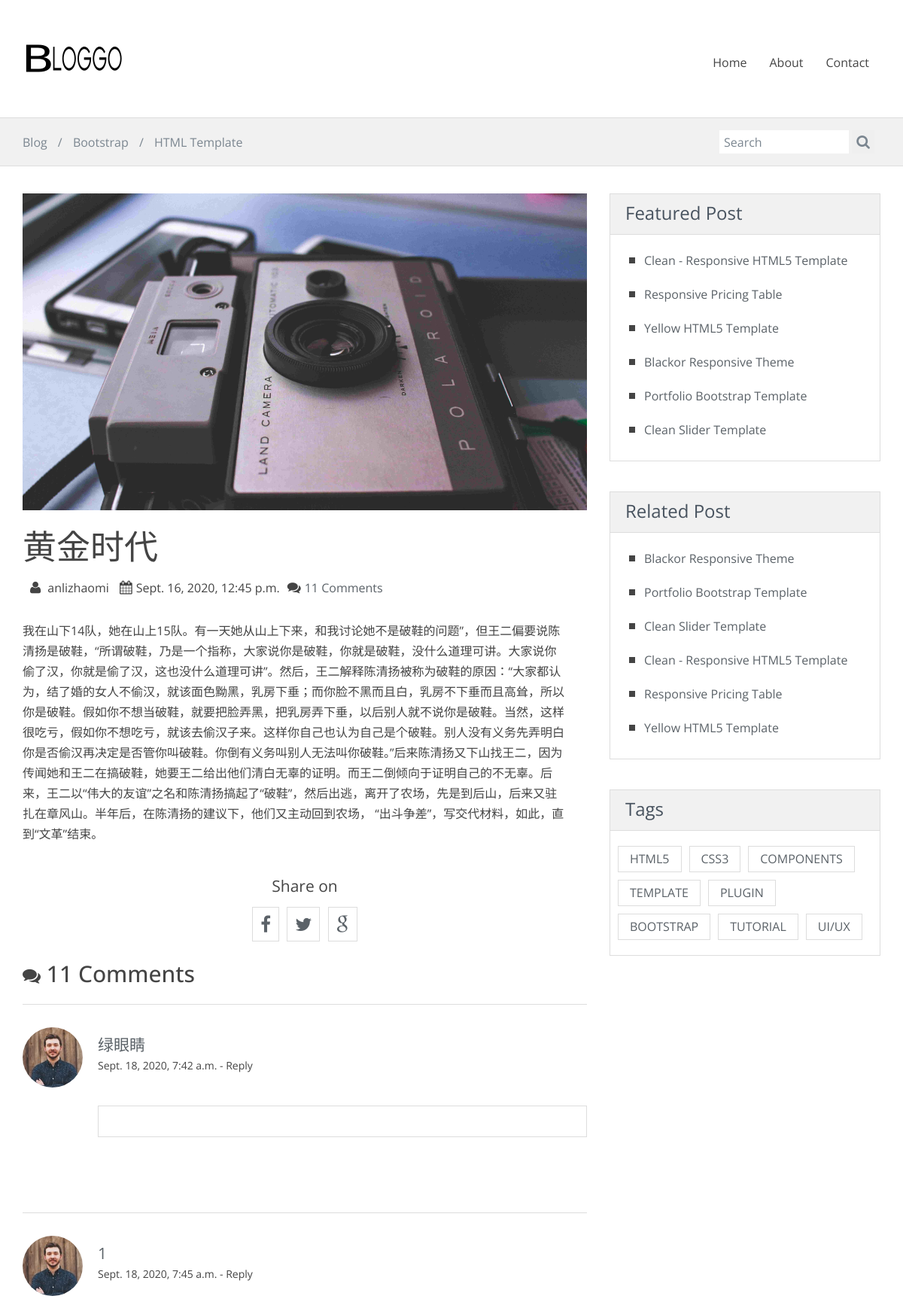
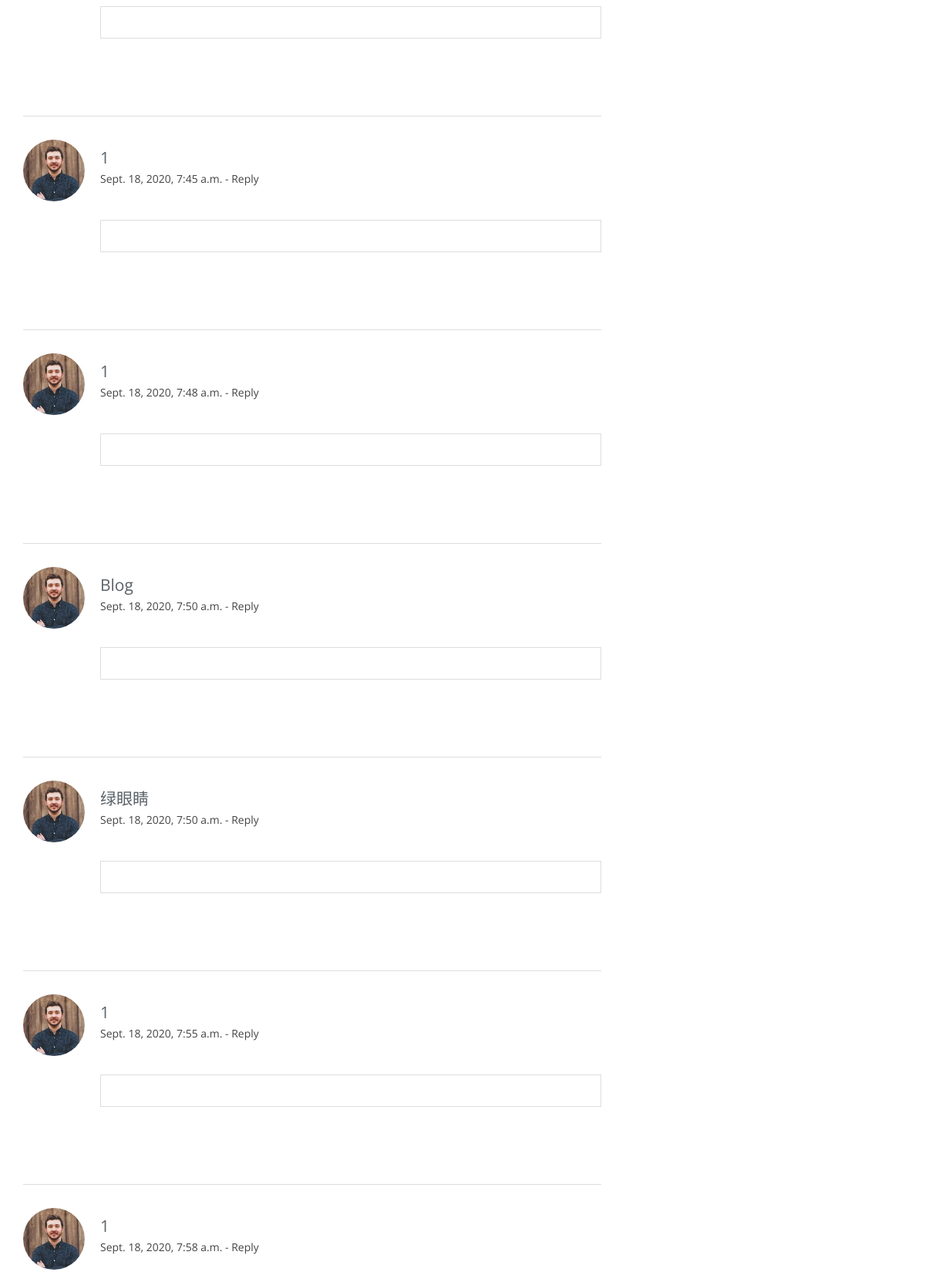
The page /1 (upper part) on the database its author committed (2 pictures, top to bottom).
### BLOGS/models.py (models this page shows)
class Blog(models.Model):
    title = models.CharField(max_length=200)
    text = models.CharField(max_length=99999)
    updated_time = models.DateTimeField(auto_now=True)
    created_time = models.DateTimeField(auto_now_add=True)
    created_by = models.ForeignKey(User, related_name='blog', on_delete=models.CASCADE)

class Comment(models.Model):
    text = models.CharField(max_length=200)
    blog = models.ForeignKey(Blog, related_name='comment', on_delete=models.CASCADE)
    created_time = models.DateTimeField(auto_now_add=True)
    name = models.CharField(max_length=100)

### BLOGS/views.py (the view)
# urls.py: path('<int:pk>', views.detail, name ='detail'),
def detail(request, pk):
    try:
        blog = Blog.objects.get(pk=pk)
        comments = Comment.objects.filter(blog=pk)
    except Blog.DoesNotExist:
        raise Http404('Blog does not exist')
    return render(request, 'single.html', {'blog':blog, 'comments':comments})

### templates/single.html (shortened to what this page needs)
<!DOCTYPE html>
{% load static %}
<html lang="en">
<head>
    <link rel="stylesheet" href="{% static 'css/bootstrap.min.css' %}">
    <link rel="stylesheet" href="{% static 'css/font-awesome/css/font-awesome.min.css' %}">
   <link rel="stylesheet" href="{% static 'css/style.css' %}" id="theme-styles">
</head>
<body>
    <header>
        <div class="widewrapper masthead">
            <div class="container">
                <a href="{% url 'index' %}" id="logo">
                    <img src="{% static 'img/logo.png' %}" alt="clean Blog">
                </a>
                <nav class="pull-right clean-nav">
                    <div class="collapse navbar-collapse">
                        <ul class="nav nav-pills navbar-nav">
                             <li>
                                <a href="{% url 'index' %}">Home</a>
                            </li>
                            <li>
                                <a href="{% url 'about' %}">About</a>
                            </li>
                            <li>
                                <a href="{% url 'contact' %}">Contact</a>
                            </li>
                        </ul>
                    </div>
                </nav>
            </div>
        </div>
        <div class="widewrapper subheader">
            <div class="container">
                <div class="clean-breadcrumb">
                    <a href="{% url 'index' %}">Blog</a>
                    <span class="separator">&#x2F;</span>
                    <a href="#">Bootstrap</a>
                    <span class="separator">&#x2F;</span>
                    <a href="#">HTML Template</a>
                </div>
                <div class="clean-searchbox">
                    <form action="#" method="get" accept-charset="utf-8">
                        <input class="searchfield" id="searchbox" type="text" placeholder="Search">
                         <button class="searchbutton" type="submit">
                            <i class="fa fa-search"></i>
                        </button>
                    </form>
                </div>
            </div>
        </div>
    </header>
    <div class="widewrapper main">
        <div class="container">
            <div class="row">
                <div class="col-md-8 blog-main">
                    {% if blog %}
                    <article class="blog-post">
                        <header>
                            <div class="lead-image">
                                <img src="img/single-post.jpg" alt="" class="img-responsive">
                            </div>
                        </header>
                        <div class="body">
                            <h1>{{blog.title}}</h1>
                            <div class="meta">
                                <i class="fa fa-user"></i> {{ blog.created_by }} <i class="fa fa-calendar"></i>{{ blog.created_time }}<i class="fa fa-comments"></i><span class="data"><a href="#comments">{{comments.count}} Comments</a></span>
                            </div>
                            <p>{{ blog.text }}</p>
                        </div>
                    </article>
                    {% endif %}
                    <aside class="social-icons clearfix">
                        <h3>Share on </h3>
                        <a href="#"><i class="fa fa-facebook"></i></a> <a href="#"><i class="fa fa-twitter"></i></a> <a href="#"><i class="fa fa-google"></i></a>
                    </aside>
                    <h2><i class="fa fa-comments"></i> {{comments.count}} Comments</h2>
                    {% for comment in comments %}
                        <aside class="comments" id="comments">
                        <hr>
                        <article class="comment">
                            <header class="clearfix">
                                <img src="img/avatar.png" alt="A Smart Guy" class="avatar">
                                <div class="meta">
                                    <h3><a href="#">{{ comment.name }}</a></h3>
                                    <span class="date">
                                        {{comment.created_time}}
                                    </span>
                                    <span class="separator">
                                        -
                                    </span>
                                    <a href="#create-comment" class="reply-link">Reply</a>
                                </div>
                            </header>
                             <div class="body">
                            </div>
                        </article>
                    </aside>
                    {% endfor %}
                </div>
                <aside class="col-md-4 blog-aside">
                    <div class="aside-widget">
                        <header>
                            <h3>Featured Post</h3>
                        </header>
                        <div class="body">
                            <ul class="clean-list">
                                <li><a href="">Clean - Responsive HTML5 Template</a></li>
                                <li><a href="">Responsive Pricing Table</a></li>
                                <li><a href="">Yellow HTML5 Template</a></li>
                                <li><a href="">Blackor Responsive Theme</a></li>
                                <li><a href="">Portfolio Bootstrap Template</a></li>
                                <li><a href="">Clean Slider Template</a></li>
                            </ul>
                        </div>
                    </div>
                    <div class="aside-widget">
                        <header>
                            <h3>Related Post</h3>
                        </header>
                        <div class="body">
                            <ul class="clean-list">
                                <li><a href="">Blackor Responsive Theme</a></li>
                                <li><a href="">Portfolio Bootstrap Template</a></li>
                                <li><a href="">Clean Slider Template</a></li>
                                <li><a href="">Clean - Responsive HTML5 Template</a></li>
                                <li><a href="">Responsive Pricing Table</a></li>
                                <li><a href="">Yellow HTML5 Template</a></li>
                            </ul>
                        </div>
                    </div>
                    <div class="aside-widget">
                        <header>
                            <h3>Tags</h3>
                        </header>
                        <div class="body clearfix">
                            <ul class="tags">
                                <li><a href="#">HTML5</a></li>
                                <li><a href="#">CSS3</a></li>
                                <li><a href="#">COMPONENTS</a></li>
                                <li><a href="#">TEMPLATE</a></li>
                                <li><a href="#">PLUGIN</a></li>
                                <li><a href="#">BOOTSTRAP</a></li>
                                <li><a href="#">TUTORIAL</a></li>
                                <li><a href="#">UI/UX</a></li>
                            </ul>
                        </div>
                    </div>
                </aside>
            </div>
        </div>
    </div>
</body>
</html>

### static/css/style.css (style rules this page uses)
body { font-size: 16px; line-height: 27px; font-family: 'Open Sans', sans-serif; color: #444; background-color: #fff; }
a { color: #5b6268; }
h1 { font-size: 45px; line-height: 60px; font-weight: normal; font-family: 'PT Serif', serif; }
h2 { font-size: 30px; line-height: 40px; font-family: 'Open Sans', sans-serif; }
h3 { font-size: 21px; line-height: 30px; font-weight: normal; font-family: 'Open Sans', sans-serif; }
hr { border-top-color: #ced5db; }
.fa { font-size: 24px; }
.masthead { padding-top: 55px; padding-bottom: 55px; }
.masthead #logo { float: left; display: block; }
.widewrapper { background-color: #fff; }
.widewrapper.masthead { background-color: #fff; color: #f8f8f9; border-bottom: #aaa; }
.widewrapper.subheader { background-color: #f1f1f1; color: #444; font-size: 16px; min-height: 63px; border-top: 1px solid #ddd; border-bottom: 1px solid #ddd; }
.clean-nav .nav-pills { margin-top: 10px; margin-bottom: 0; font-size: 16px; }
.clean-nav .nav-pills > li { margin-left: 10px; }
.clean-nav .nav-pills > li > a { color: #444; padding: 11px 0 11px 20px; line-height: 14px; }
.clean-nav .navbar-collapse { box-shadow: none; }
.clean-breadcrumb { color: #7b8690; float: left; margin-top: 19px; }
.clean-breadcrumb a { color: #7b8690; }
.clean-breadcrumb .separator { margin: 0 10px 0 10px; }
.clean-searchbox { float: right; display: inline-block; min-width: 210px; margin-bottom: 16px; margin-top: 16px; }
.clean-searchbox form { margin: 0; }
.clean-searchbox .fa { color: #7b8690; font-size: 19px; }
.clean-searchbox .searchbutton, .clean-searchbox .searchfield { color: #7b8690; }
.clean-searchbox .searchbutton { display: inline-block; border: none; line-height: 20px; height: 31px; vertical-align: middle; }
.clean-searchbox .searchfield { border: none; height: 22px; line-height: 22px; -webkit-box-sizing: content-box; -moz-box-sizing: content-box; box-sizing: content-box; padding: 5px 6px 4px 6px; vertical-align: middle; display: inline-block; margin-bottom: 0; width: 160px; font-size: 16px; margin-left: -4px; outline: none; }
.clean-list { list-style: none; }
.clean-list li { line-height: 23px; margin-bottom: 14px; }
.clean-list li:before { content: ""; background-color: #444; border-style: solid; border-width: 4px 4px; display: block; width: 8px; left: -20px; top: 15px; position: relative; }
.blog-main, .blog-aside { position: relative; }
.blog-main:before, .blog-aside:before { height: 100%; content: ""; position: absolute; top: 0; width: 1px; }
.blog-main { padding-top: 36px; padding-bottom: 20px; }
.blog-main:before { right: -16px; }
.blog-aside { padding-top: 36px; }
.blog-aside:before { left: 15px; }
.aside-widget { margin-bottom: 40px; border: 1px solid #ddd; }
.aside-widget header { background-color: #f1f1f1; border-bottom: 1px solid #ddd; }
.aside-widget header h3 { font-size: 24px; padding: 10px 20px 3px 20px; margin-top: 0; color: #48535f; }
.aside-widget .body { margin: 10px 0; padding: 5px; }
.aside-widget a { color: #5b6268; }
.tags { list-style: none; margin: 0; padding-left: 0; }
.tags li { float: left; }
.tags li a { padding: 3px 15px; display: inline-block; margin: 5px; border: 1px solid rgb(221, 221, 221); }
.blog-post header .lead-image { position: relative; }
.blog-post .body { margin-top: 20px; }
@media (min-width: 1200px) { .blog-post .body { padding-right: 30px; } }
.blog-post .body p { margin-bottom: 20px; }
.social-icons { text-align: center; }
.social-icons i { border: 1px solid #ddd; padding: 10px; margin: 3px 3px; }
aside.comments, aside.create-comment { margin-bottom: 100px; }
aside.comments hr, aside.create-comment hr { margin-left: auto; margin-right: auto; border-top-color: #ddd; margin-bottom: 30px; }
aside.comments .comment { margin: 30px 0 0 0; }
aside.comments .comment header img { float: left; border-radius: 100px; width: 80px; }
aside.comments .comment header .meta { margin-left: 100px; font-size: 14px; }
aside.comments .comment header .meta h3 { margin: 10px 0 0 0; line-height: 27px; }
aside.comments .comment header .meta h3 a { color: #5b6268; }
aside.comments .comment header .meta a { color: #444; }
aside.comments .comment .body { margin-top: 10px; margin-left: 100px; border: 1px solid #ddd; padding: 20px; }
.meta { margin-bottom: 30px; }
.meta i { margin-left: 10px; margin-right: 5px; font-size: 18px; }

### rows shown on the page
Blog: title "黄金时代", created_by "anlizhaomi", created_time "Sept. 16, 2020, 12:45 p.m.", text "我在山下14队，她在山上15队。有一天她从山上下来，和我讨论她不是破鞋的问题”，但王二偏要说陈清扬是破鞋，“所谓破鞋，乃是一个指称，大家说你是破鞋，你就是破鞋，没什么道理可讲。大家说你偷了汉，你就是偷了汉，这也没什么道理可讲”。然后，王二解释陈清扬被称为破鞋的原因：“大家都认为，结了婚的女人不偷汉，就该面色黝黑，乳房下垂；而你脸不黑而且白，乳房不下垂而且高耸，所以你是破鞋。假如你不想当破鞋，就要把脸弄黑，把乳房弄下垂，以后别人就不说你是破鞋。当然，这样很吃亏，假如你不想吃亏，就该去偷汉子来。这样你自己也认为自己是个破鞋。别人没有义务先弄明白你是否偷汉再决定是否管你叫破鞋。你倒有义务叫别人无法叫你破鞋。”后来陈清扬又下山找王二，因为传闻她和王二在搞破鞋，她要王二给出他们清白无辜的证明。而王二倒倾向于证明自己的不无辜。后来，王二以“伟大的友谊”之名和陈清扬搞起了“破鞋”，然后出逃，离开了农场，先是到后山，后来又驻扎在章风山。半年后，在陈清扬的建议下，他们又主动回到农场， “出斗争差”，写交代材料，如此，直到“文革”结束。"
Comment: name "绿眼睛", created_time "Sept. 18, 2020, 7:42 a.m."
Comment: name "1", created_time "Sept. 18, 2020, 7:45 a.m."
Comment: name "1", created_time "Sept. 18, 2020, 7:45 a.m."
Comment: name "1", created_time "Sept. 18, 2020, 7:48 a.m."
Comment: name "Blog", created_time "Sept. 18, 2020, 7:50 a.m."
Comment: name "绿眼睛", created_time "Sept. 18, 2020, 7:50 a.m."
Comment: name "1", created_time "Sept. 18, 2020, 7:55 a.m."
Comment: name "1", created_time "Sept. 18, 2020, 7:58 a.m."

### other values the page prints
{{ comments.count }} "11"
